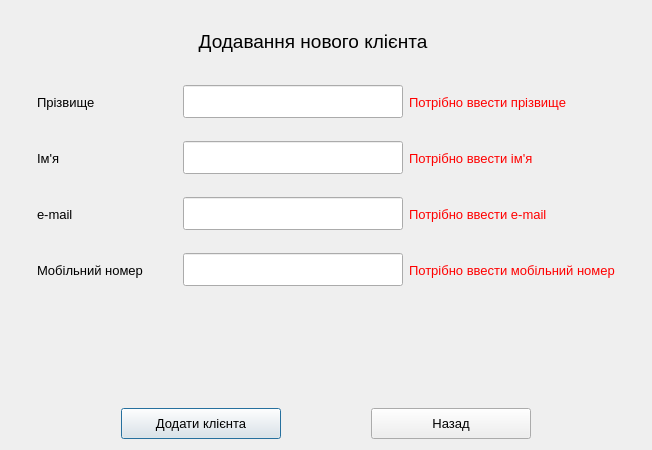
<?xml version="1.0" encoding="UTF-8"?>
<ui version="4.0">
 <class>Add_Customers</class>
 <widget class="QDialog" name="Add_Customers">
  <property name="geometry">
   <rect>
    <x>0</x>
    <y>0</y>
    <width>652</width>
    <height>450</height>
   </rect>
  </property>
  <property name="minimumSize">
   <size>
    <width>0</width>
    <height>450</height>
   </size>
  </property>
  <property name="maximumSize">
   <size>
    <width>782</width>
    <height>450</height>
   </size>
  </property>
  <property name="windowTitle">
   <string>Dialog</string>
  </property>
  <layout class="QGridLayout" name="gridLayout">
   <item row="4" column="0">
    <widget class="QLabel" name="label_4">
     <property name="text">
      <string/>
     </property>
    </widget>
   </item>
   <item row="2" column="3">
    <widget class="QLabel" name="nameErrorMessageLabel">
     <property name="minimumSize">
      <size>
       <width>0</width>
       <height>0</height>
      </size>
     </property>
     <property name="font">
      <font>
       <pointsize>10</pointsize>
      </font>
     </property>
     <property name="styleSheet">
      <string notr="true">color: red;</string>
     </property>
     <property name="text">
      <string>Потрібно ввести ім'я</string>
     </property>
    </widget>
   </item>
   <item row="0" column="0" colspan="4">
    <widget class="QLabel" name="label_12">
     <property name="sizePolicy">
      <sizepolicy hsizetype="Preferred" vsizetype="Fixed">
       <horstretch>0</horstretch>
       <verstretch>0</verstretch>
      </sizepolicy>
     </property>
     <property name="minimumSize">
      <size>
       <width>60</width>
       <height>60</height>
      </size>
     </property>
     <property name="font">
      <font>
       <pointsize>14</pointsize>
      </font>
     </property>
     <property name="text">
      <string>Додавання нового клієнта</string>
     </property>
     <property name="alignment">
      <set>Qt::AlignCenter</set>
     </property>
    </widget>
   </item>
   <item row="2" column="0">
    <widget class="QLabel" name="label_2">
     <property name="text">
      <string/>
     </property>
    </widget>
   </item>
   <item row="3" column="0">
    <widget class="QLabel" name="label_3">
     <property name="text">
      <string/>
     </property>
    </widget>
   </item>
   <item row="3" column="2">
    <widget class="QLineEdit" name="emailLineEdit">
     <property name="minimumSize">
      <size>
       <width>200</width>
       <height>0</height>
      </size>
     </property>
     <property name="maximumSize">
      <size>
       <width>220</width>
       <height>16777215</height>
      </size>
     </property>
     <property name="font">
      <font>
       <pointsize>10</pointsize>
      </font>
     </property>
     <property name="styleSheet">
      <string notr="true">padding: 7;
</string>
     </property>
    </widget>
   </item>
   <item row="1" column="2">
    <widget class="QLineEdit" name="surnameLineEdit">
     <property name="minimumSize">
      <size>
       <width>200</width>
       <height>0</height>
      </size>
     </property>
     <property name="maximumSize">
      <size>
       <width>220</width>
       <height>16777215</height>
      </size>
     </property>
     <property name="font">
      <font>
       <pointsize>10</pointsize>
      </font>
     </property>
     <property name="styleSheet">
      <string notr="true">padding: 7;
</string>
     </property>
    </widget>
   </item>
   <item row="2" column="2">
    <widget class="QLineEdit" name="nameLineEdit">
     <property name="minimumSize">
      <size>
       <width>200</width>
       <height>0</height>
      </size>
     </property>
     <property name="maximumSize">
      <size>
       <width>220</width>
       <height>16777215</height>
      </size>
     </property>
     <property name="font">
      <font>
       <pointsize>10</pointsize>
      </font>
     </property>
     <property name="styleSheet">
      <string notr="true">padding: 7;
</string>
     </property>
    </widget>
   </item>
   <item row="4" column="3">
    <widget class="QLabel" name="phoneNumberErrorMessageLabel">
     <property name="minimumSize">
      <size>
       <width>0</width>
       <height>0</height>
      </size>
     </property>
     <property name="font">
      <font>
       <pointsize>10</pointsize>
      </font>
     </property>
     <property name="styleSheet">
      <string notr="true">color: red;</string>
     </property>
     <property name="text">
      <string>Потрібно ввести мобільний номер</string>
     </property>
    </widget>
   </item>
   <item row="3" column="4">
    <widget class="QLabel" name="label_7">
     <property name="text">
      <string/>
     </property>
    </widget>
   </item>
   <item row="3" column="3">
    <widget class="QLabel" name="emailErrorMessageLabel">
     <property name="minimumSize">
      <size>
       <width>0</width>
       <height>0</height>
      </size>
     </property>
     <property name="font">
      <font>
       <pointsize>10</pointsize>
      </font>
     </property>
     <property name="styleSheet">
      <string notr="true">color: red;</string>
     </property>
     <property name="text">
      <string>Потрібно ввести e-mail</string>
     </property>
    </widget>
   </item>
   <item row="4" column="2">
    <widget class="QLineEdit" name="phoneNumberLineEdit">
     <property name="minimumSize">
      <size>
       <width>200</width>
       <height>0</height>
      </size>
     </property>
     <property name="maximumSize">
      <size>
       <width>220</width>
       <height>16777215</height>
      </size>
     </property>
     <property name="font">
      <font>
       <pointsize>10</pointsize>
      </font>
     </property>
     <property name="styleSheet">
      <string notr="true">padding: 7;
</string>
     </property>
    </widget>
   </item>
   <item row="2" column="1">
    <widget class="QLabel" name="nameLabel">
     <property name="minimumSize">
      <size>
       <width>140</width>
       <height>50</height>
      </size>
     </property>
     <property name="maximumSize">
      <size>
       <width>140</width>
       <height>16777215</height>
      </size>
     </property>
     <property name="font">
      <font>
       <pointsize>10</pointsize>
      </font>
     </property>
     <property name="text">
      <string>Ім'я</string>
     </property>
    </widget>
   </item>
   <item row="2" column="4">
    <widget class="QLabel" name="label_6">
     <property name="text">
      <string/>
     </property>
    </widget>
   </item>
   <item row="1" column="4">
    <widget class="QLabel" name="label_5">
     <property name="text">
      <string/>
     </property>
    </widget>
   </item>
   <item row="1" column="3">
    <widget class="QLabel" name="surnameErrorMessageLabel">
     <property name="minimumSize">
      <size>
       <width>0</width>
       <height>0</height>
      </size>
     </property>
     <property name="font">
      <font>
       <pointsize>10</pointsize>
      </font>
     </property>
     <property name="styleSheet">
      <string notr="true">color: red;</string>
     </property>
     <property name="text">
      <string>Потрібно ввести прізвище</string>
     </property>
    </widget>
   </item>
   <item row="4" column="4">
    <widget class="QLabel" name="label_8">
     <property name="text">
      <string/>
     </property>
    </widget>
   </item>
   <item row="6" column="1" colspan="3">
    <layout class="QHBoxLayout" name="horizontalLayout_5">
     <item>
      <widget class="QLabel" name="label_9">
       <property name="sizePolicy">
        <sizepolicy hsizetype="Preferred" vsizetype="Fixed">
         <horstretch>0</horstretch>
         <verstretch>0</verstretch>
        </sizepolicy>
       </property>
       <property name="text">
        <string/>
       </property>
      </widget>
     </item>
     <item>
      <widget class="QPushButton" name="addCustomersPushButton">
       <property name="minimumSize">
        <size>
         <width>160</width>
         <height>0</height>
        </size>
       </property>
       <property name="maximumSize">
        <size>
         <width>170</width>
         <height>16777215</height>
        </size>
       </property>
       <property name="font">
        <font>
         <pointsize>10</pointsize>
        </font>
       </property>
       <property name="styleSheet">
        <string notr="true">padding: 7;
</string>
       </property>
       <property name="text">
        <string>Додати клієнта</string>
       </property>
      </widget>
     </item>
     <item>
      <widget class="QLabel" name="label_10">
       <property name="sizePolicy">
        <sizepolicy hsizetype="Preferred" vsizetype="Fixed">
         <horstretch>0</horstretch>
         <verstretch>0</verstretch>
        </sizepolicy>
       </property>
       <property name="text">
        <string/>
       </property>
      </widget>
     </item>
     <item>
      <widget class="QPushButton" name="backPushButton">
       <property name="minimumSize">
        <size>
         <width>160</width>
         <height>0</height>
        </size>
       </property>
       <property name="maximumSize">
        <size>
         <width>170</width>
         <height>16777215</height>
        </size>
       </property>
       <property name="font">
        <font>
         <pointsize>10</pointsize>
        </font>
       </property>
       <property name="styleSheet">
        <string notr="true">padding: 7;
</string>
       </property>
       <property name="text">
        <string>Назад</string>
       </property>
      </widget>
     </item>
     <item>
      <widget class="QLabel" name="label_11">
       <property name="sizePolicy">
        <sizepolicy hsizetype="Preferred" vsizetype="Fixed">
         <horstretch>0</horstretch>
         <verstretch>0</verstretch>
        </sizepolicy>
       </property>
       <property name="text">
        <string/>
       </property>
      </widget>
     </item>
    </layout>
   </item>
   <item row="4" column="1">
    <widget class="QLabel" name="phoneNumberLabel">
     <property name="minimumSize">
      <size>
       <width>140</width>
       <height>50</height>
      </size>
     </property>
     <property name="maximumSize">
      <size>
       <width>140</width>
       <height>16777215</height>
      </size>
     </property>
     <property name="font">
      <font>
       <pointsize>10</pointsize>
      </font>
     </property>
     <property name="text">
      <string>Мобільний номер</string>
     </property>
    </widget>
   </item>
   <item row="1" column="1">
    <widget class="QLabel" name="surnameLabel">
     <property name="minimumSize">
      <size>
       <width>140</width>
       <height>50</height>
      </size>
     </property>
     <property name="maximumSize">
      <size>
       <width>140</width>
       <height>16777215</height>
      </size>
     </property>
     <property name="font">
      <font>
       <pointsize>10</pointsize>
      </font>
     </property>
     <property name="text">
      <string>Прізвище</string>
     </property>
    </widget>
   </item>
   <item row="3" column="1">
    <widget class="QLabel" name="emailLabel">
     <property name="minimumSize">
      <size>
       <width>140</width>
       <height>50</height>
      </size>
     </property>
     <property name="maximumSize">
      <size>
       <width>140</width>
       <height>16777215</height>
      </size>
     </property>
     <property name="font">
      <font>
       <pointsize>10</pointsize>
      </font>
     </property>
     <property name="text">
      <string>e-mail</string>
     </property>
    </widget>
   </item>
   <item row="1" column="0">
    <widget class="QLabel" name="label">
     <property name="text">
      <string/>
     </property>
    </widget>
   </item>
   <item row="5" column="2">
    <widget class="QLabel" name="label_13">
     <property name="text">
      <string/>
     </property>
    </widget>
   </item>
  </layout>
 </widget>
 <resources/>
 <connections/>
</ui>
